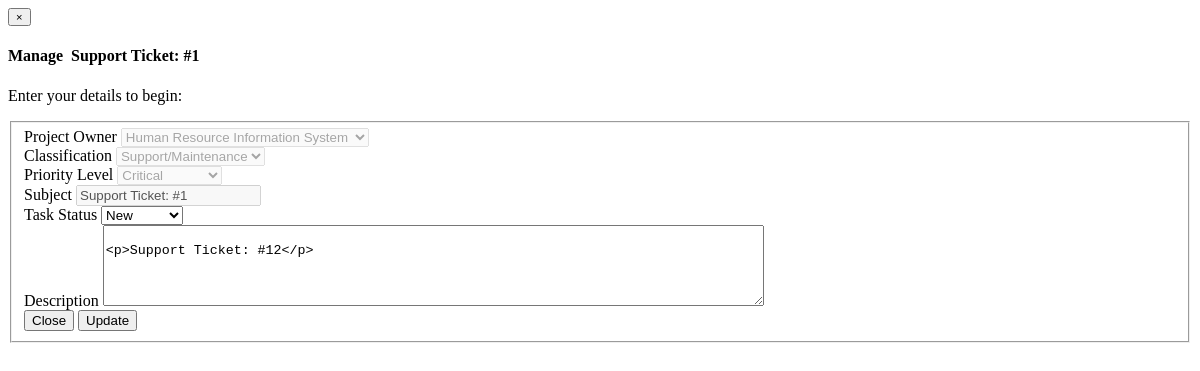
Screenshot of /helpdesk/modal_updateticket.php?id2=1 (signed in) with the database file from the repository.
### tables this page shows
CREATE TABLE `pm_projecttasktb` (
  `id` int(11) NOT NULL,
  `subject` text NOT NULL,
  `description` text NOT NULL,
  `deadline` date NOT NULL,
  `startdate` date NOT NULL,
  `enddate` date NOT NULL,
  `classificationid` int(11) NOT NULL,
  `statusid` int(11) NOT NULL DEFAULT 1,
  `priorityid` int(11) NOT NULL,
  `createdbyid` int(11) NOT NULL,
  `datetimecreated` datetime NOT NULL DEFAULT current_timestamp(),
  `updatedbyid` int(11) DEFAULT NULL,
  `datetimeupdated` datetime DEFAULT NULL,
  `assignee` text DEFAULT NULL,
  `projectid` int(11) NOT NULL,
  `percentdone` float NOT NULL DEFAULT 0,
  `istask` int(11) NOT NULL,
  `isupdatedbyclient` int(11) NOT NULL DEFAULT 0
);

CREATE TABLE `sys_projecttb` (
  `id` int(255) NOT NULL,
  `projectname` varchar(250) DEFAULT NULL,
  `projectstartdate` date DEFAULT NULL,
  `projectenddate` date DEFAULT NULL,
  `clientid` int(255) NOT NULL,
  `datecreated` datetime NOT NULL DEFAULT current_timestamp(),
  `createdbyid` int(255) NOT NULL,
  `updatedbyid` int(255) DEFAULT NULL,
  `datetimeupdated` datetime DEFAULT NULL,
  `statusid` int(11) DEFAULT 1,
  `description` varchar(1000) NOT NULL,
  `projectmanagerid` int(255) DEFAULT NULL
);

CREATE TABLE `sys_taskclassificationtb` (
  `id` int(11) NOT NULL,
  `classification` varchar(255) NOT NULL
);

CREATE TABLE `sys_priorityleveltb` (
  `id` int(11) NOT NULL,
  `priorityname` varchar(255) NOT NULL
);

CREATE TABLE `sys_taskstatustb` (
  `id` int(11) NOT NULL,
  `statusname` varchar(255) NOT NULL
);

### helpdesk/modal_updateticket.php (the view, shortened to what this page needs)
<?php
$conn = connectionDB();
$ticketId=$_GET['id2'];
$myquery = "SELECT pm_projecttasktb.subject,pm_projecttasktb.description,
					pm_projecttasktb.deadline,pm_projecttasktb.startdate,pm_projecttasktb.enddate,
					sys_priorityleveltb.priorityname,
					pm_projecttasktb.assignee,pm_projecttasktb.percentdone,
					sys_taskclassificationtb.classification,sys_taskstatustb.statusname,
					sys_usertb.user_firstname,sys_usertb.user_lastname,sys_projecttb.projectname,
					pm_projecttasktb.classificationid,pm_projecttasktb.statusid,
					pm_projecttasktb.priorityid,pm_projecttasktb.projectid
			FROM pm_projecttasktb
			LEFT JOIN sys_taskclassificationtb ON sys_taskclassificationtb.id=pm_projecttasktb.classificationid
			LEFT JOIN sys_taskstatustb ON sys_taskstatustb.id=pm_projecttasktb.statusid
			LEFT JOIN sys_priorityleveltb ON sys_priorityleveltb.id=pm_projecttasktb.priorityid
			LEFT JOIN sys_usertb ON sys_usertb.id=pm_projecttasktb.createdbyid
			LEFT JOIN sys_projecttb ON sys_projecttb.id=pm_projecttasktb.projectid
			WHERE pm_projecttasktb.id = '$ticketId'";
$myresult = mysqli_query($conn, $myquery);
while($row = mysqli_fetch_assoc($myresult)){
	$myTaskProjectId = $row['projectid'];
	$myTaskPriorityId = $row['priorityid'];
	$myTaskStatusId = $row['statusid'];
	$myTaskClassId = $row['classificationid'];
	$myTaskSubject = $row['subject'];
	$myTaskDescription = $row['description'];
}
?>
<link href="../assets/customjs/jquery.tagsinput.css" rel="stylesheet">
<link rel="stylesheet" href="../assets/css/chosen.min.css" />
<div class="modal-body">
	<div id="signup-box" class="signup-box widget-box no-border">
		<div class="widget-body">
				<button type="button" class="close" data-dismiss="modal" aria-hidden="true"><small>×</small></button>
				<h4 class="header green lighter bigger">
					Manage&nbsp;&nbsp;<?php echo $myTaskSubject;?>
				</h4>
				<p> Enter your details to begin: </p>
				<form id="ticketInfoUpdate">
					<fieldset>
						<div class="row">
							<div class="col-lg-6">
								<div class="form-group">
									<label class="block clearfix">Project Owner
										<span class="block input-icon input-icon-left">
											<select class="form-control" id="projectOwnerUp2" name="projectOwnerUp2" disabled>
												<?php
													$query66 = "SELECT id,projectname FROM sys_projecttb";
													$result66 = mysqli_query($conn, $query66);
													while($row66 = mysqli_fetch_assoc($result66)){
														$projectname=mb_convert_case($row66['projectname'], MB_CASE_TITLE, "UTF-8");
														$projectid=$row66['id'];
												?>
												<option value="<?php echo $projectid;?>"
												<?php
													if ($myTaskProjectId == $projectid){
														echo "selected";
													}
												?>><?php echo $projectname;?></option>
												<?php } ?>
											</select>
										</span>
									</label>
								</div>
							</div>
							<div class="col-lg-6">
								<div class="form-group">
									<label class="block clearfix">Classification
										<span class="block input-icon input-icon-left">
											<select class="form-control" id="ticketClassificationUp2" name="ticketClassificationUp2" disabled>
												<?php
													$query66 = "SELECT id,classification FROM sys_taskclassificationtb";
													$result66 = mysqli_query($conn, $query66);
													while($row66 = mysqli_fetch_assoc($result66)){
														$classification=mb_convert_case($row66['classification'], MB_CASE_TITLE, "UTF-8");
														$classid=$row66['id'];
												?>
												<option value="<?php echo $classid;?>"
												<?php
													if ($myTaskClassId == $classid){
														echo "selected";
													}
												?>><?php echo $classification;?></option>
												<?php } ?>
											</select>
										</span>
									</label>
								</div>
							</div>
							<div class="col-lg-6">
								<div class="form-group">
									<label class="block clearfix">Priority Level
										<span class="block input-icon input-icon-left">
											<select class="form-control" id="ticketPriorityUp2" name="ticketPriorityUp2" disabled>
												<?php
													$query66 = "SELECT id,priorityname FROM sys_priorityleveltb";
													$result66 = mysqli_query($conn, $query66);
													while($row66 = mysqli_fetch_assoc($result66)){
														$priorityname=mb_convert_case($row66['priorityname'], MB_CASE_TITLE, "UTF-8");
														$priorityid=$row66['id'];
												?>
												<option value="<?php echo $priorityid;?>"
												<?php
													if ($myTaskPriorityId == $priorityid){
														echo "selected";
													}
												?>><?php echo $priorityname;?></option>
												<?php } ?>
											</select>
										</span>
									</label>
								</div>
							</div>
							<div class="col-lg-6">
								<div class="form-group">
									<label class="block clearfix">Subject
										<span class="block input-icon input-icon-left">
											<input class="form-control" placeholder="ticketSubject" id="ticketSubjectUp2" name="ticketSubjectUp2" value="<?php echo $myTaskSubject;?>" disabled/>
										</span>
									</label>
								</div>
							</div>
							<div class="col-lg-6">
								<div class="form-group">
									<label class="block clearfix">Task Status
										<span class="block input-icon input-icon-left">
											<select class="form-control" id="ticketStatus2" name="ticketStatus2">
												<?php
													$query66 = "SELECT * FROM sys_taskstatustb WHERE id IN ('1','2','3','4','5','6')";
													$result66 = mysqli_query($conn, $query66);
													while($row66 = mysqli_fetch_assoc($result66)){
														$statusname=mb_convert_case($row66['statusname'], MB_CASE_TITLE, "UTF-8");
														$statusid=$row66['id'];
												?>
												<option value="<?php echo $statusid;?>"
												<?php
													if ($myTaskStatusId == $statusid){
														echo "selected";
													}
												?>><?php echo $statusname;?></option>
												<?php } ?>
											</select>
										</span>
									</label>
								</div>
							</div>
							<div class="col-lg-12">
								<div class="form-group">
									<label class="block clearfix">Description
										<textarea id="descriptionupdate2" name="descriptionupdate2" rows="5" cols="80">
										<?php echo $myTaskDescription;?>
										</textarea>
									</label>
								</div>
							</div>
						</div>
						<div class="clearfix">
							<button type="button" class="width-25 pull-right btn btn-sm" id="resetTicketUpBtn" name="resetTicketUpBtn" data-dismiss="modal">
								<span class="bigger-110">Close</span>
							</button>
							<button type="button" class="width-25 pull-right btn btn-sm btn-success" id="submitTicketUptBtn" name="submitTicketUptBtn">
								<span class="bigger-110">Update</span>
							</button>
						</div>
					</fieldset>
				</form>
		</div>
	</div>
</div>

### rows the page displays
pm_projecttasktb: subject "Support Ticket: #1", projectOwnerUp2 "Human Resource Information System", ticketClassificationUp2 "Support/Maintenance", ticketPriorityUp2 "Critical", ticketSubjectUp2 "Support Ticket: #1", ticketStatus2 "New", descriptionupdate2 "<p>Support Ticket: #12</p>"
